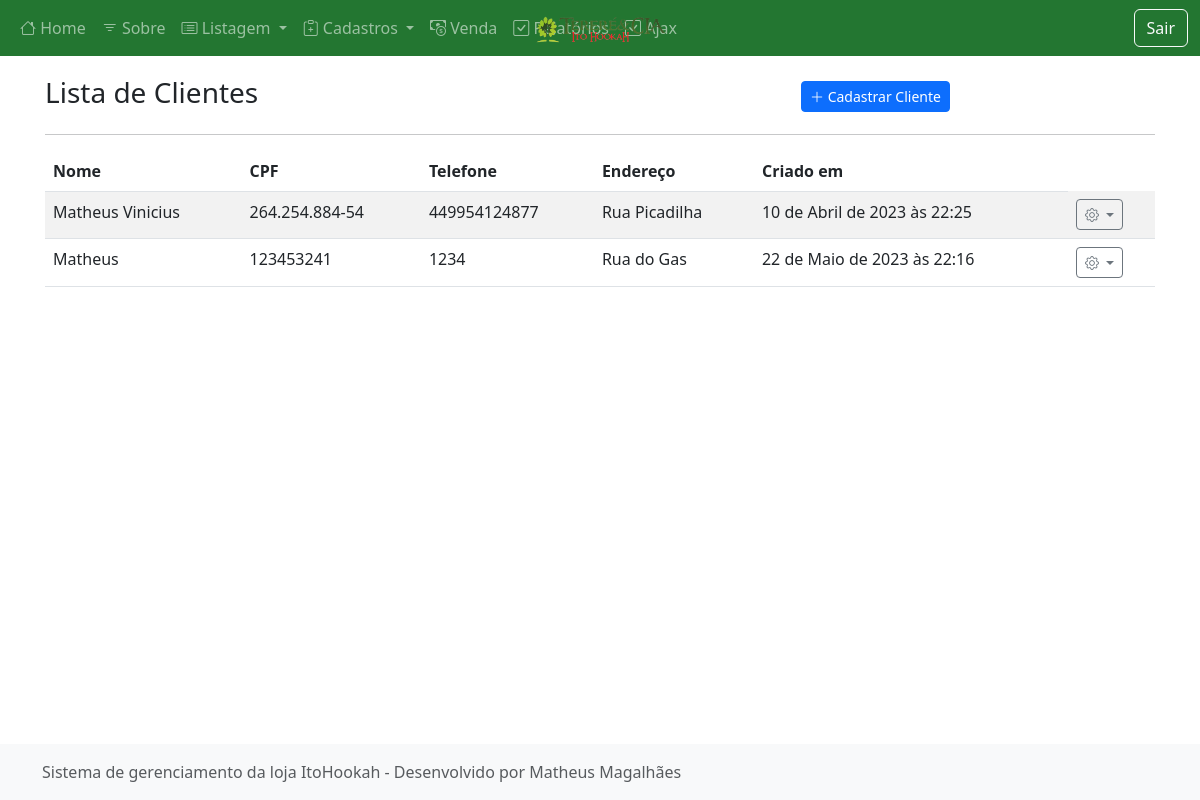
The app's page /listar/cliente/ (signed in), older data.
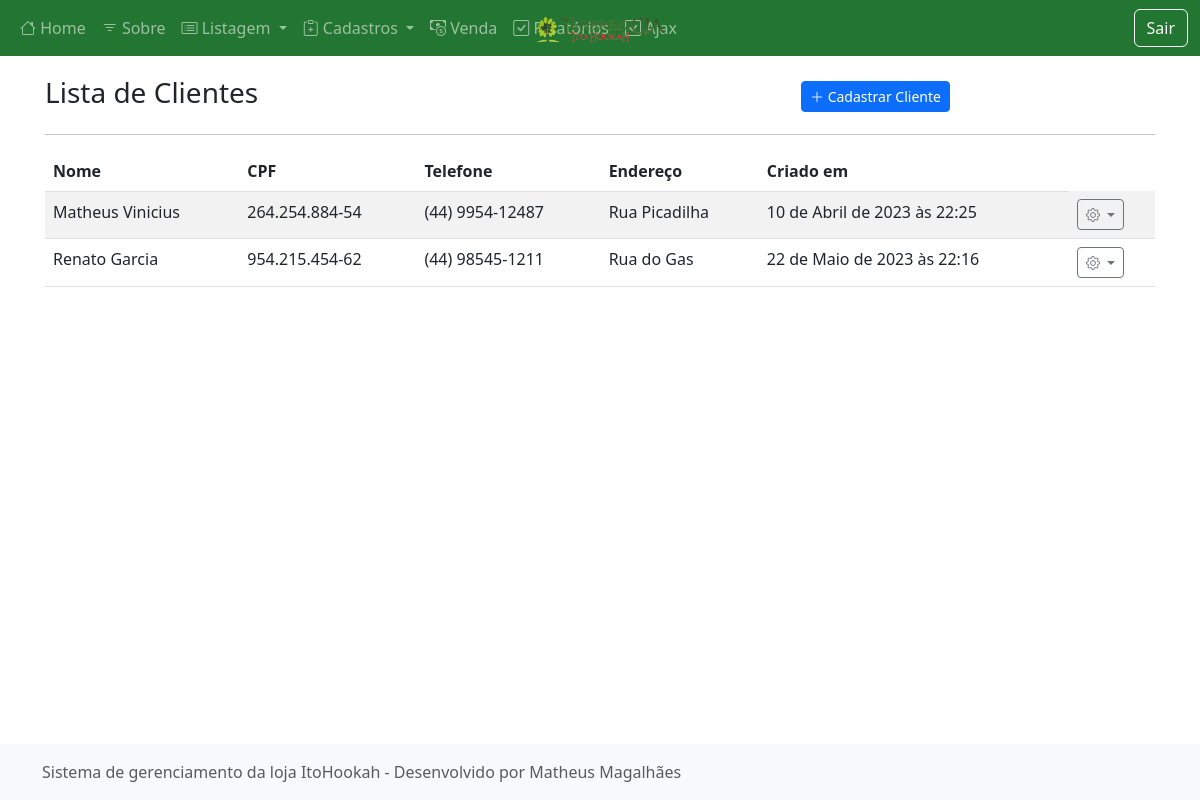
The same page, newer data.
### cadastros/models.py (models this page shows, shortened)
class Cliente(models.Model):
    nome = models.CharField(max_length=50, verbose_name="Nome")
    cpfCnpj = models.CharField(max_length=14, verbose_name="CPF", unique=True)
    telefone = models.CharField(max_length=15)
    endereco = models.CharField(max_length=300)
    cadastrado_em = models.DateTimeField(auto_now_add=True)
    atualizado_em = models.DateTimeField(auto_now=True)

### cadastros/views.py (the view)
# urls.py: path("listar/cliente/", ClienteList.as_view(), name="listar-cliente"),
class ClienteList(LoginRequiredMixin, ListView):
    model = Cliente
    template_name = "cadastros/list/cliente.html"

### cadastros/templates/cadastros/list/cliente.html (shortened to what this page needs)
{% extends 'paginas/modelo.html' %}
{% load static %}
{% block conteudo %}
<div class="row justify-content-center align-items-center mt-3">
    <div class="col-md-8">
        <h3 class="">Lista de Clientes</h3>
    </div>
    <div class="col-md">
        <a href="{% url 'cadastrar-cliente' %}" class="btn btn-primary btn-sm">
            <i class="bi bi-plus-lg"></i>
            Cadastrar Cliente
        </a>
    </div>
</div>
<hr>
<div class="table-responsive-lg">
    <table class="table table-striped">
        <thead>
            <tr>
                <th>Nome</th>
                <th>CPF</th>
                <th>Telefone</th>
                <th>Endereço</th>
                <th>Criado em</th>
            </tr>
        </thead>
        <tbody>
            {% for obj in object_list %}
            <tr class="">
                <td>{{ obj.nome }}</td>
                <td>{{ obj.cpfCnpj }}</td>
                <td>{{ obj.telefone }}</td>
                <td>{{ obj.endereco }}</td>
                <td>{{ obj.cadastrado_em }}</td>
                <td>
                    <div class="dropdown">
                        <a class="btn btn-sm btn-outline-secondary dropdown-toggle" href="#" role="button"
                            data-bs-toggle="dropdown" aria-expanded="false">
                            <i class="bi bi-gear"></i>
                        </a>
                    </div>
                </td>
            </tr>
            {% empty %}
            <tr>
                <th colspan="100%">Nenhum registro encontrado.</th>
            </tr>
            {% endfor %}
        </tbody>
    </table>
</div>
{% endblock %}

### paginas/templates/paginas/modelo.html (shortened to what this page needs)
{% load static %}
<!doctype html>
<html lang="en">
<head>
    <link href="{% static 'css/bootstrap.min.css' %}" rel="stylesheet">
    <link href="{% static 'css/estilo.css' %}" rel="stylesheet">
    <link href="{% static 'css/dashboard.css' %}" rel="stylesheet">
    <link rel="stylesheet" href="https://cdn.jsdelivr.net/npm/bootstrap-icons@1.10.3/font/bootstrap-icons.css">
</head>
<body class="d-flex flex-column h-100">
    {% block menu %}
    <header>
        <nav class="navbar navbar-expand-md navbar-dark fixed-top bg-verde-escuro">
            <div class="container-fluid">
                {% if request.user.is_authenticated %}
                <a class="navbar-brand" href="{% url 'pagina-inicial' %}">
                    <img src="{% static 'img/itohookah.png' %}" alt="ItoHookah" class="botao-img">
                </a>
                <div class="collapse navbar-collapse" id="navbarCollapse">
                    <ul class="navbar-nav me-auto mb-2 mb-md-0">
                        <li class="nav-item">
                            <a class="nav-link" aria-current="page" href="{% url 'pagina-inicial' %}"><i class="bi bi-house"></i> Home</a>
                        </li>
                        <li class="nav-item">
                            <a class="nav-link" href="{% url 'sobre' %}"><i class="bi bi-filter"></i> Sobre</a>
                        </li>
                        <li class="nav-item dropdown">
                            <a class="nav-link dropdown-toggle" href="#" role="button" data-bs-toggle="dropdown" aria-expanded="false">
                                <i class="bi bi-card-list"></i> Listagem
                            </a>
                                </li>
                            </ul>
                        <li class="nav-item dropdown">
                            <a class="nav-link dropdown-toggle" href="#" role="button" data-bs-toggle="dropdown"
                                aria-expanded="false">
                                <i class="bi bi-clipboard-plus"></i> Cadastros
                            </a>
                        </li>
                        <li class="nav-item">
                            <a class="nav-link" href="{% url 'cadastrar-venda' %}"><i class="bi bi-cash-coin"></i> Venda</a>
                        </li>
                        <li class="nav-item">
                            <a class="nav-link" href="{% url 'cadastrar-venda' %}"><i class="bi bi-check-square"></i> Relatórios</a>
                        </li>
                        <li class="nav-item">
                            <a class="nav-link" href="{% url 'listar_produtos' %}"> Ajax</a>
                        </li>
                        {% endif %}
                    {% if request.user.is_authenticated %}
                    <a class="btn btn-outline-light" href="{% url 'logout' %}">Sair</a>
                    {% endif %}
                </div>
            </div>
        </nav>
    </header>
    {% endblock %}
    <main class="flex-shrink-0">
        <div class="container">
            {% block conteudo %}{% endblock %}
        </div>
    </main>
    <footer class="footer mt-auto py-3 bg-light">
        <div class="container">
            <span class="text-muted">
                {% block rodape %}
                Sistema de gerenciamento da loja ItoHookah
                -
                Desenvolvido por Matheus Magalhães</span>
                {% endblock %}
        </div>
    </footer>
</body>
</html>

### static/css/estilo.css (style rules this page uses)
main>.container { padding: 60px 15px 0; }
.bi { vertical-align: -.125em; fill: currentColor; }
.footer { position: fixed; bottom: 0; width: 100%; }

### static/css/dashboard.css (style rules this page uses)
:root { --amarelo-claro: hsl(44, 100%, 58%); --amarelo: hsl(44, 100%, 48%); --amarelo-escuro: hsl(44, 100%, 38%); --azul-claro: hsl(201, 100%, 41%); --azul: hsl(201, 100%, 31%); --azul-escuro: hsl(201, 100%, 21%); --cinza-claro: #F1F1F1; --cinza: #BDBDBD; --cinza-escuro: #525252; --verde-claro: hsl(130, 54%, 50%); --verde: hsl(130, 54%, 40%); --verde-escuro: hsl(130, 54%, 30%); --vermelho-claro: hsl(358, 78%, 55%); --vermelho: hsl(358, 78%, 45%); --vermelho-escuro: hsl(358, 78%, 35%) }
.bg-verde-escuro { background-color: var(--verde-escuro); color: #ffffff; }

### paginas/templates/paginas/modelo.html (style rules this page uses)
.botao-img { max-width: 150px; max-height: 140px; }
.bi { vertical-align: 0; }
.navbar-brand { position: absolute; left: 50%; transform: translateX(-50%); }

Row changes from the older to the newer data that the page shows:
changed Cliente "Matheus Vinicius": telefone "449954124877" → "(44) 9954-12487"
changed Cliente "Rua do Gas": nome "Matheus" → "Renato Garcia"; cpfCnpj "123453241" → "954.215.454-62"; telefone "1234" → "(44) 98545-1211"
